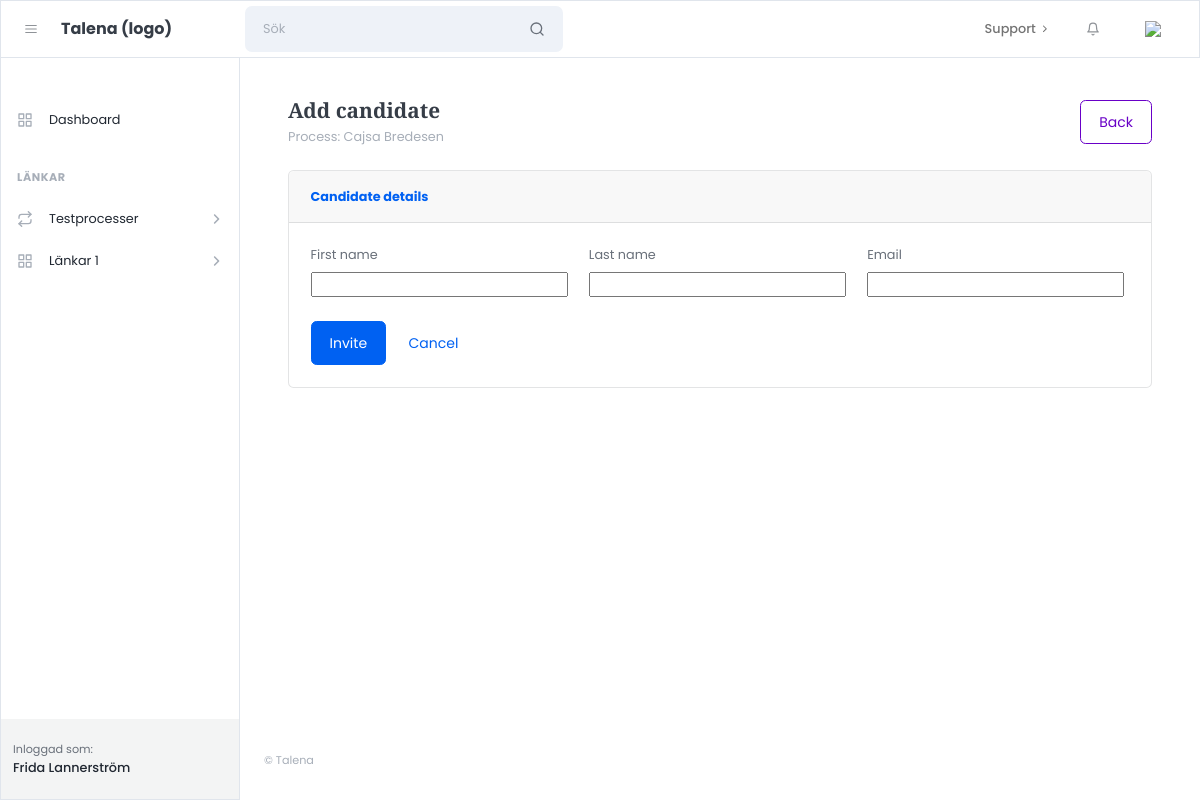
The app's page /processes/4/add-candidate/ (signed in), older data.
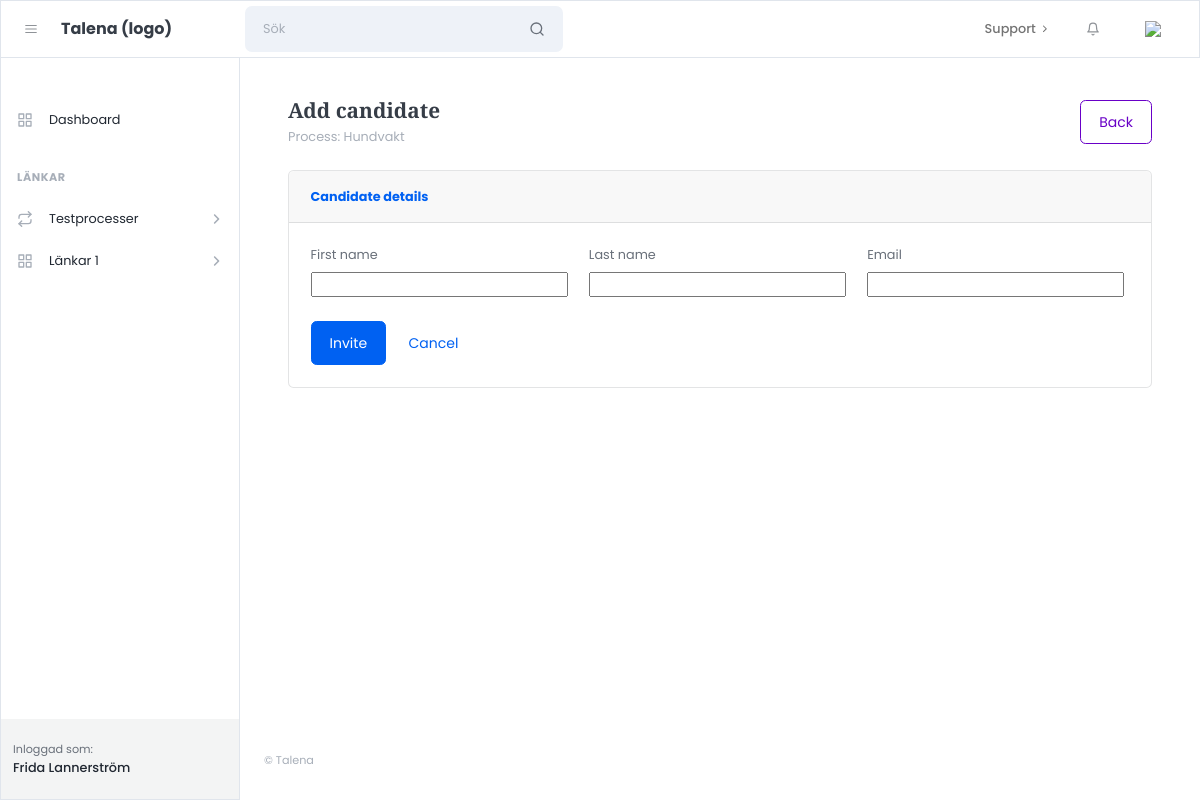
The same page, newer data.
### apps/processes/models.py (models this page shows, shortened)
class TestProcess(models.Model):
    name = models.CharField(max_length=255)
    provider = models.CharField(max_length=50, default="sova")
    account_code = models.CharField(max_length=255)
    project_code = models.CharField(max_length=255)
    project_name_snapshot = models.CharField(max_length=255, blank=True, default="")
    job_title = models.CharField(max_length=255, blank=True, default="")
    job_location = models.CharField(max_length=255, blank=True, default="")
    notes = models.TextField(blank=True, default="")
    created_by = models.ForeignKey(
        settings.AUTH_USER_MODEL,
        on_delete=models.CASCADE,
        related_name="test_processes",
    )
    created_at = models.DateTimeField(auto_now_add=True)
    class Meta:
        ordering = ["-created_at"]

### apps/processes/views.py (the view)
# urls.py: path("processes/<int:pk>/add-candidate/", views.process_add_candidate, name="process_add_candidate"),
@login_required
def process_add_candidate(request, pk):
    process = get_object_or_404(TestProcess, pk=pk, created_by=request.user)
    if request.method == "POST":
        form = CandidateCreateForm(request.POST)
        if form.is_valid():
            email = form.cleaned_data["email"]
            candidate, created = Candidate.objects.get_or_create(
                email=email,
                defaults={
                    "first_name": form.cleaned_data["first_name"],
                    "last_name": form.cleaned_data["last_name"],
                }
            )
            invitation, inv_created = TestInvitation.objects.get_or_create(
                process=process,
                candidate=candidate,
            )
            if inv_created:
                messages.success(request, f"{candidate.email} added to process.")
            else:
                messages.info(request, f"{candidate.email} is already in this process.")
            return redirect("processes:process_detail", pk=process.pk)
    else:
        form = CandidateCreateForm()
    return render(request, "customer/processes/process_add_candidate.html", {
        "process": process,
        "form": form,
    })

### apps/processes/forms.py (shortened to what this page needs)
class CandidateCreateForm(forms.ModelForm):
    class Meta:
        model = Candidate
        fields = ["first_name", "last_name", "email"]

### templates/customer/processes/process_add_candidate.html (shortened to what this page needs)
{% extends "customer/core/layouts/customer_base.html" %}
{% block content %}
<div class="container-fluid px-4">
  <div class="d-flex align-items-center justify-content-between mb-4">
    <div>
      <h1 class="h3 mb-1">Add candidate</h1>
      <div class="text-muted">Process: {{ process.name }}</div>
    </div>
    <a class="btn btn-outline-secondary" href="{% url 'processes:process_detail' process.id %}">
      Back
    </a>
  </div>
  <div class="card">
    <div class="card-header"><strong>Candidate details</strong></div>
    <div class="card-body">
      <form method="post">
        <div class="row g-3">
          <div class="col-md-4">
            <label class="form-label">First name</label>
            {{ form.first_name }}
          </div>
          <div class="col-md-4">
            <label class="form-label">Last name</label>
            {{ form.last_name }}
          </div>
          <div class="col-md-4">
            <label class="form-label">Email</label>
            {{ form.email }}
          </div>
        </div>
        <div class="mt-4">
          <button class="btn btn-primary" type="submit">Invite</button>
          <a class="btn btn-link" href="{% url 'processes:process_detail' process.id %}">Cancel</a>
        </div>
      </form>
    </div>
  </div>
</div>
{% endblock %}

Row changes from the older to the newer data that the page shows:
changed TestProcess: name "Cajsa Bredesen" → "Hundvakt"
